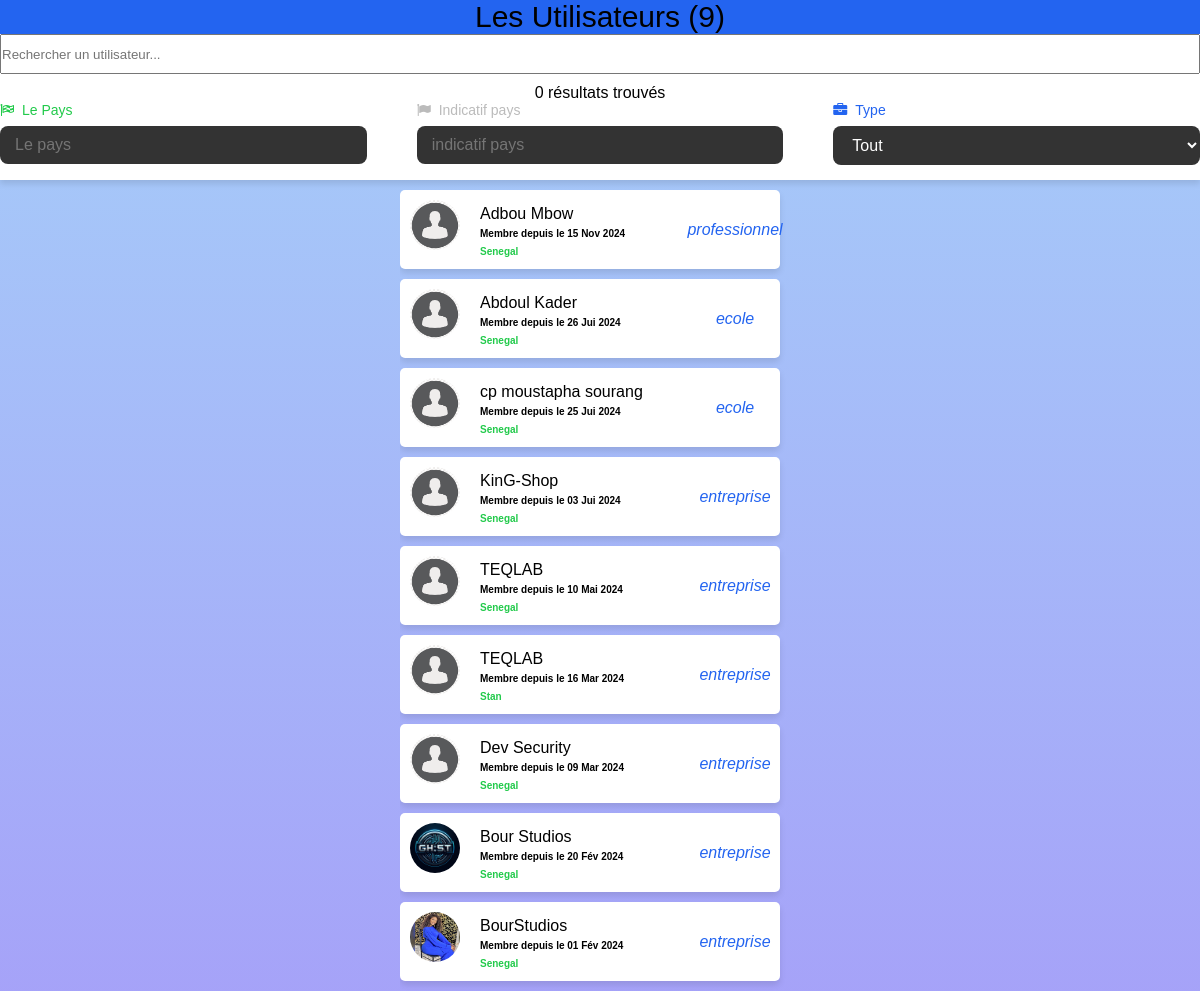
Screenshot of /adminusers with the database file from the repository.
### galsen/models.py (models this page shows, shortened)
class AbstractUser(BaseAbstractUser):
    groups = models.ManyToManyField(Group, related_name='customuser_set', blank=True)
    user_permissions = models.ManyToManyField(Permission, related_name='customuser_set', blank=True)

class CustomUser(AbstractUser):
    LANGUE = [
        ('français', 'Français'),
        ('anglais', 'Anglais'),
        ('spagnol', 'Espagnol'),
        ('italien', 'Italien'),
        ('arabe', 'Arabe'),
    ]
    ACCESS = [
        ('autorised', 'Autorisé(e)'),
        ('no_autorised', 'Non autorisé(e)'),
    ]
    ROLES = [
        ('professionnel', 'Professionnel(le)'),
        ('ecole', 'Ecole'),
        ('entreprise', 'Entreprise'),
    ]
    profile_image = models.ImageField(upload_to='profile_images/', null=True, blank=True)
    banner_image = models.ImageField(upload_to='banner_images/', null=True, blank=True)
    GENRE = [
        ('homme', 'Homme'),
        ('femme', 'Femme'),
    ]
    SITUATION_MATRIMONIALE = [
        ('celibataire', 'Célibataire'),
        ('marie', 'Marié(e)'),
        ('fiance', 'Fiancé(e)'),
        ('divorce', 'Divorcé(e)'),
        ('couple', 'En couple'),
    ]
    marque_dispositif = models.CharField(max_length=255, null=True, blank=True)
    metier = models.CharField(max_length=150, null=True, blank=True)
    etablissement = models.CharField(max_length=255, null=True, blank=True)
    pays = models.CharField(max_length=50, null=True, blank=True)
    ville = models.CharField(max_length=50, null=True, blank=True)
    quartier = models.CharField(max_length=50, null=True, blank=True)
    langue = models.CharField(max_length=255, null=True, blank=True)
    birthday = models.DateField(null=True, blank=True)
    indicatif_pays = models.CharField(max_length=15, null=True, blank=True)
    number_phone = models.CharField(max_length=15, null=True, blank=True)
    number_whatsapp = models.CharField(max_length=15, null=True, blank=True)
    number_telegram = models.CharField(max_length=15, null=True, blank=True)
    instagram_link = models.URLField(null=True, blank=True)
    twitter_link = models.URLField(null=True, blank=True)
    youtube_link = models.URLField(null=True, blank=True)
    website_link = models.URLField(null=True, blank=True)
    langue = models.CharField(max_length=255, choices=LANGUE, default='français')
    rôle = models.CharField(max_length=255, choices=ROLES, default='professionnel')
    access = models.CharField(max_length=255, choices=ACCESS, default='no_autorised')
    genre = models.CharField(max_length=255, choices=GENRE, default='homme')
    situation_matrimoniale = models.CharField(max_length=20, choices=SITUATION_MATRIMONIALE, default='celibataire')
    followers = models.ManyToManyField('self', symmetrical=False, related_name='following_users', blank=True)

class AbstractUser(BaseAbstractUser):
    groups = models.ManyToManyField(Group, related_name='customuser_set', blank=True)
    user_permissions = models.ManyToManyField(Permission, related_name='customuser_set', blank=True)

### galsen/views.py (the view)
# urls.py: path('adminusers', adminusers, name='adminusers'),
def adminusers(request):
    CustomUsers = CustomUser.objects.order_by('-date_joined').all()
    user_count = CustomUser.objects.count()
    user = request.user
    context = {
        'CustomUsers': CustomUsers,
        'user_count': user_count,
        'user': user
    }
    return render(request, 'admins/details/users.html', context)

### galsen/templates/admins/details/users.html (shortened to what this page needs)
{% load static %}
<!DOCTYPE html>
<html lang="en">
<head>
    <link rel="stylesheet" href="{% static 'assets/icones/font-awesome/css/font-awesome.css' %}">
    <link rel="stylesheet" href="{% static 'assets/icones/font-awesome/css/font-awesome.min.css' %}">
    <link rel="stylesheet" href="{% static 'assets/ressources/styles/amis.css' %}">
    <link rel="stylesheet" href="{% static 'assets/ressources/styles/theme.css' %}">
</head>
<body>
    <div class="table-container">
        <div class="header-table-bar">
            <div class="table-header bg-primary">Les Utilisateurs (<span class="danger">{{ user_count }} </span>)</div>
            <div class="search-bar-container">
                <input type="text" class="search-bar" id="searchInput" placeholder="Rechercher un utilisateur..." onkeyup="filterUsers()">
                <div class="result-count" id="resultCount">0 résultats trouvés</div>
            </div>
            <div class="row">
                <div class="form-group">
                    <label for="countryInput" class="success"><i class="fa fa-flag-checkered"></i> Le Pays </label>
                    <input type="text" id="countryInput" name="pays" onchange="updateIndicatif()" oninput="filterUsers()" placeholder="Le pays" autocomplete="off" required>
                </div>
                <div class="form-group disparait">
                    <label for="indicatif" class="gray"><i class="fa fa-flag"></i> Indicatif pays </label>
                    <input type="number" id="indicatif" readonly placeholder="indicatif pays">
                </div>
                <div class="form-group">
                    <label for="id_rôle" class="primary"><i class="fa fa-briefcase"></i> Type </label>
                    <select  autocomplete="off" id="id_rôle" onchange="filterUsers()">
                        <option value="tout" selected="">Tout</option>
                    </select>
                </div>
            </div>
        </div>
    </div>
    <main>
        <div class="content-amis" id="userTable">
            {% for CustomUser in CustomUsers %}
                <a href="{% url 'change_user' user_id=CustomUser.id %}" class="amis">
                    {% if CustomUser.profile_image and CustomUser.profile_image.url %}
                        <img src="{{ CustomUser.profile_image.url }}">
                    {% else %}
                        <img src="{% static 'assets/default/user.png' %}">
                    {% endif %}
                    <div class="content">
                        <div class="name td">
                            {% if CustomUser.rôle == "professionnel" %}
                                {{ CustomUser.first_name }} {{ CustomUser.last_name }}
                            {% else %}
                                {% if CustomUser.etablissement %}
                                    {{ CustomUser.etablissement }}
                                {% endif %}
                            {% endif %}
                        </div>
                        <b>Membre depuis le {{ CustomUser.date_joined|date:"d M Y" }}</b>
                        <br><b class="success td">{{ CustomUser.pays }}</b>
                    </div>
                    <i class="primary td">{{ CustomUser.rôle }}</i>
                </a>
                {% empty %}
                <p>Vous n'avez aucun ami pour le moment.</p>
            {% endfor %}
        </div>
    </main>
</body>
</html>

### galsen/static/assets/ressources/styles/amis.css (style rules this page uses)
:root { --color-blue-light: #4952f2; --color-blue: #4b7df2; --color-blue-dark: #141c8c; --color-white: #FFFFFF; --color-black: #000000; --color-gray: #666666; --color-gray-light: #F5F5F5; --shadow-sm: 0 1px 2px rgba(0, 0, 0, 0.1); --shadow-md: 0 4px 6px rgba(0, 0, 0, 0.1); }
* { margin: 0; padding: 0; box-sizing: border-box; }
body { font-family: Arial, sans-serif; min-height: 100vh; background: linear-gradient(rgba(73, 155, 242, 0.49), rgba(81, 75, 242, 0.512)); margin: 0; }
.primary { color: #2364f0; }
.danger { color: var(--color-danger); }
.success { color: rgb(34, 202, 75); }
.bg-primary { background: #2364f0; box-shadow: 0 0.8rem 0.8rem rgba(71, 7, 234, 0.2); }
.gray { color: #bbb; }
.header-table-bar { position: fixed; overflow: hidden; top: 0; left: 0; height: 180px; width: 100%; background-color: var(--color-white); z-index: var(--z-fixed); transition: .4s; box-shadow: var(--shadow-md); }
.table-header { width: 100%; display: flex; align-items: center; justify-content: center; color: var(--color-black); font-size: 30px; }
.search-bar-container { width: 100%; }
.search-bar-container input { width: 100%; height: 40px; }
.result-count { display: flex; align-items: center; justify-content: center; color: var(--color-black); margin-top: 10px; }
.row { display: flex; justify-content: center; gap: 50px; flex-wrap: wrap; }
.form-group { flex: 1; position: relative; margin-bottom: 20px; }
.form-group label { font-size: 14px; display: block; margin-bottom: 8px; display: flex; align-items: center; gap: 8px; }
.form-group input, .form-group select { background: #333; border: none; border-radius: 8px; padding: 10px 15px; width: 100%; font-size: 16px; color: #fff; outline: none; transition: all 0.3s ease; }
label::placeholder { color: var(--color-blue); }
main { display: flex; justify-content: center; width: 100%; overflow: hidden; }
.content-amis { margin-top: 190px; width: 400px; overflow: hidden; }
.content-amis .amis { text-decoration: none; position: relative; padding: 10px; color: var(--color-black); margin-bottom: 10px; width: 95%; display: grid; grid-template-columns: 70px 1fr 70px; background: var(--color-white); box-shadow: var(--shadow-md); border-radius: 5px; text-align: justify; }
.content-amis .amis img { display: flex; align-items: center; justify-content: center; width: 50px; height: 50px; border-radius: 50%; }
.content-amis .amis .content { margin-top: 5px; }
.content-amis .amis .content b { font-size: 10px; }
.content-amis .amis i { display: flex; justify-content: center; align-items: center; }

### rows the page displays
CustomUser: first_name "Adbou", last_name "Mbow", date_joined "15 Nov 2024", pays "Senegal", rôle "professionnel"
CustomUser: etablissement "Abdoul Kader", date_joined "26 Jui 2024", pays "Senegal", rôle "ecole"
CustomUser: etablissement "cp moustapha sourang", date_joined "25 Jui 2024", pays "Senegal", rôle "ecole"
CustomUser: etablissement "KinG-Shop", date_joined "03 Jui 2024", pays "Senegal", rôle "entreprise"
CustomUser: etablissement "TEQLAB", date_joined "10 Mai 2024", pays "Senegal", rôle "entreprise"
CustomUser: etablissement "TEQLAB", date_joined "16 Mar 2024", pays "Stan", rôle "entreprise"
CustomUser: etablissement "Dev Security", date_joined "09 Mar 2024", pays "Senegal", rôle "entreprise"
CustomUser: profile_image (picture), etablissement "Bour Studios", date_joined "20 Fév 2024", pays "Senegal", rôle "entreprise"
CustomUser: profile_image (picture), etablissement "BourStudios", date_joined "01 Fév 2024", pays "Senegal", rôle "entreprise"

### other values shown
{{ user_count }} "9"
